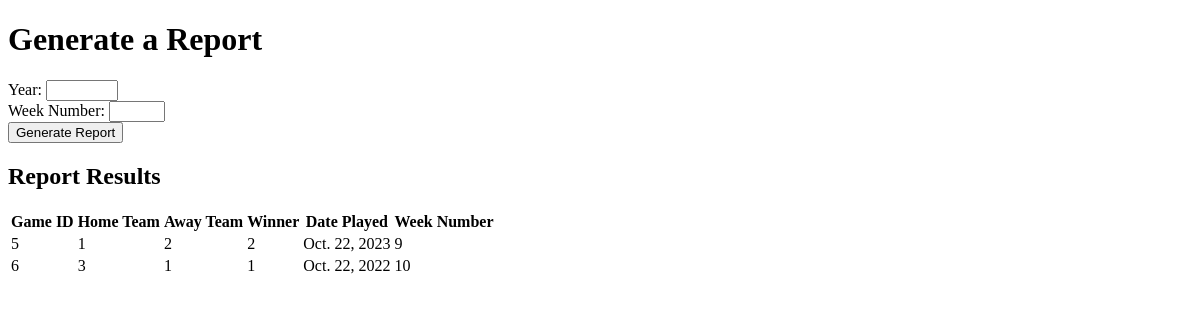
Page /seasontracker/report_interface/ on the earlier database version.
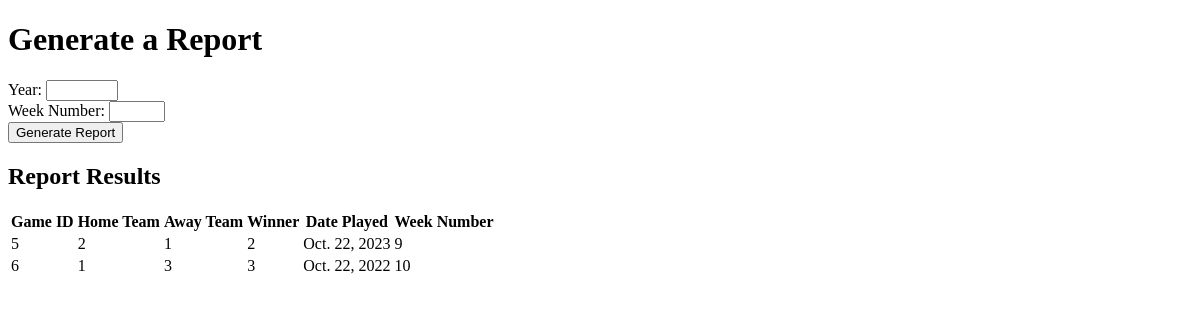
Same page on the later database version.
### nflseason/models.py (models this page shows)
class Games(models.Model):
    game_id = models.AutoField(primary_key=True)
    home_team = models.IntegerField()
    away_team = models.IntegerField()
    winner = models.IntegerField()
    date_played = models.DateField()
    week_number = models.IntegerField()

### nflseason/views.py (the view)
# urls.py: path('report_interface/', views.report_interface, name='report_interface'),
def report_interface(request):
    if request.method == 'POST':
        year = request.POST.get('year')
        week_number = request.POST.get('week_number')
        if year:
            games = Games.objects.filter(date_played__year=year)
            if week_number:
                games = games.filter(week_number=week_number)
        else:
            games = Games.objects.all()
        return render(request, 'report_interface.html', {'games': games})
    else:
        games = Games.objects.all()
        return render(request, 'report_interface.html', {'games': games})

### nflseason/templates/report_interface.html (shortened to what this page needs)
<!DOCTYPE html>
<html>
<head>
</head>
<body>
    <h1>Generate a Report</h1>
    <form method="post">
        <label for="year">Year:</label>
        <input type="number" name="year" id="year" min="1920" max="2023" required>
        <br>
        <label for="week_number">Week Number:</label>
        <input type="number" name="week_number" id="week_number" min="1" max="23" required>
        <br>
        <input type="submit" value="Generate Report">
    </form>
    <h2>Report Results</h2>
    <table>
        <thead>
            <tr>
                <th>Game ID</th>
                <th>Home Team</th>
                <th>Away Team</th>
                <th>Winner</th>
                <th>Date Played</th>
                <th>Week Number</th>
            </tr>
        </thead>
        <tbody>
            {% for game in games %}
                <tr>
                    <td>{{ game.game_id }}</td>
                    <td>{{ game.home_team }}</td>
                    <td>{{ game.away_team }}</td>
                    <td>{{ game.winner }}</td>
                    <td>{{ game.date_played }}</td>
                    <td>{{ game.week_number }}</td>
                </tr>
            {% endfor %}
        </tbody>
    </table>
</body>
</html>

Differences in the rows shown:
changed Games "Oct. 22, 2023": home_team "1" → "2"; away_team "2" → "1"
changed Games "Oct. 22, 2022": home_team "3" → "1"; away_team "1" → "3"; winner "1" → "3"
